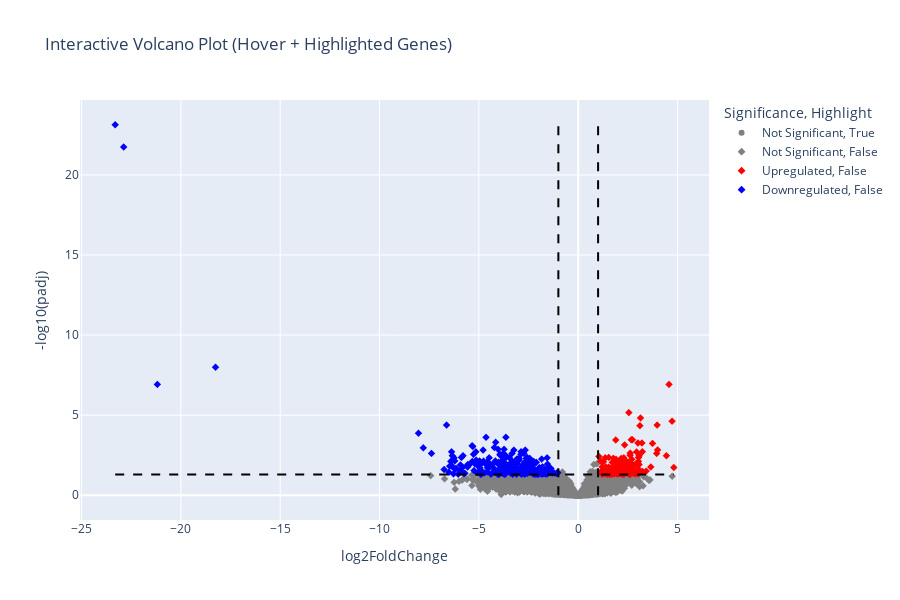

This figure's notebook cell:
### Code cell
import plotly.express as px
import numpy as np
import pandas as pd

# Assume 'res_df' contains: 'Gene', 'log2FoldChange', 'padj'

# Clean data
res_df_clean = res_df.dropna(subset=['log2FoldChange', 'padj']).copy()
res_df_clean['-log10(padj)'] = -np.log10(res_df_clean['padj'])

# Define significance
res_df_clean['Significance'] = 'Not Significant'
res_df_clean.loc[
    (res_df_clean['padj'] < 0.05) & (res_df_clean['log2FoldChange'] > 1),
    'Significance'
] = 'Upregulated'
res_df_clean.loc[
    (res_df_clean['padj'] < 0.05) & (res_df_clean['log2FoldChange'] < -1),
    'Significance'
] = 'Downregulated'

# Define genes to highlight
highlight_genes = [
    'ENSG00000000003.15',
    'ENSG00000000419.13',
    'ENSG00000000457.14'
]
res_df_clean['Highlight'] = res_df_clean['Gene'].isin(highlight_genes)

# Create hover label
res_df_clean['text'] = (
    res_df_clean['Gene']
    + "<br>log2FC: "
    + res_df_clean['log2FoldChange'].round(2).astype(str)
    + "<br>padj: "
    + res_df_clean['padj'].apply(lambda x: f"{x:.2e}")
)

# Interactive volcano plot
fig = px.scatter(
    res_df_clean,
    x='log2FoldChange',
    y='-log10(padj)',
    color='Significance',
    hover_name='Gene',
    hover_data={'padj': True, 'log2FoldChange': True, '-log10(padj)': False},
    symbol='Highlight',
    color_discrete_map={
        'Upregulated': 'red',
        'Downregulated': 'blue',
        'Not Significant': 'grey'
    },
    title='Interactive Volcano Plot (Hover + Highlighted Genes)',
    width=900,
    height=600
)

# Threshold lines
fig.add_shape(type="line", x0=-1, x1=-1, y0=0, y1=res_df_clean['-log10(padj)'].max(),
              line=dict(dash='dash', color='black'))
fig.add_shape(type="line", x0=1, x1=1, y0=0, y1=res_df_clean['-log10(padj)'].max(),
              line=dict(dash='dash', color='black'))
fig.add_shape(type="line",
              x0=res_df_clean['log2FoldChange'].min(),
              x1=res_df_clean['log2FoldChange'].max(),
              y0=-np.log10(0.05),
              y1=-np.log10(0.05),
              line=dict(dash='dash', color='black'))

# Layout tweaks
fig.update_traces(marker=dict(size=6), selector=dict(mode='markers'))
fig.update_layout(showlegend=True)

# Show interactive plot
fig.show()

### Figure 1 — Plotly figure (JSON) as saved in the notebook; plotly's stock layout.template omitted (floating-point values rounded to 4 significant figures; data arrays with more than 128 entries replaced by an {"elided": "..."} marker saying what was removed)
{"data": [{"customdata": [[0.8641], [0.5332], [0.7655]], "hovertemplate": "<b>%{hovertext}</b><br><br>Significance=Not Significant<br>Highlight=True<br>log2FoldChange=%{x}<br>padj=%{customdata[0]}<extra></extra>", "hovertext": ["ENSG00000000003.15", "ENSG00000000419.13", "ENSG00000000457.14"], "legendgroup": "Not Significant, True", "marker": {"color": "grey", "size": 6, "symbol": "circle"}, "mode": "markers", "name": "Not Significant, True", "showlegend": true, "type": "scattergl", "x": [0.2056, -0.282, -0.1958], "xaxis": "x", "y": [0.06346, 0.2731, 0.1161], "yaxis": "y"}, {"customdata": {"elided": "26875x1 float values"}, "hovertemplate": "<b>%{hovertext}</b><br><br>Significance=Not Significant<br>Highlight=False<br>log2FoldChange=%{x}<br>padj=%{customdata[0]}<extra></extra>", "hovertext": {"elided": "26875 str values"}, "legendgroup": "Not Significant, False", "marker": {"color": "grey", "size": 6, "symbol": "diamond"}, "mode": "markers", "name": "Not Significant, False", "showlegend": true, "type": "scattergl", "x": {"elided": "26875 float values"}, "xaxis": "x", "y": {"elided": "26875 float values"}, "yaxis": "y"}, {"customdata": {"elided": "209x1 float values"}, "hovertemplate": "<b>%{hovertext}</b><br><br>Significance=Upregulated<br>Highlight=False<br>log2FoldChange=%{x}<br>padj=%{customdata[0]}<extra></extra>", "hovertext": {"elided": "209 str values"}, "legendgroup": "Upregulated, False", "marker": {"color": "red", "size": 6, "symbol": "diamond"}, "mode": "markers", "name": "Upregulated, False", "showlegend": true, "type": "scattergl", "x": {"elided": "209 float values"}, "xaxis": "x", "y": {"elided": "209 float values"}, "yaxis": "y"}, {"customdata": {"elided": "280x1 float values"}, "hovertemplate": "<b>%{hovertext}</b><br><br>Significance=Downregulated<br>Highlight=False<br>log2FoldChange=%{x}<br>padj=%{customdata[0]}<extra></extra>", "hovertext": {"elided": "280 str values"}, "legendgroup": "Downregulated, False", "marker": {"color": "blue", "size": 6, "symbol": "diamond"}, "mode": "markers", "name": "Downregulated, False", "showlegend": true, "type": "scattergl", "x": {"elided": "280 float values"}, "xaxis": "x", "y": {"elided": "280 float values"}, "yaxis": "y"}], "layout": {"height": 600, "legend": {"title": {"text": "Significance, Highlight"}, "tracegroupgap": 0}, "shapes": [{"line": {"color": "black", "dash": "dash"}, "type": "line", "x0": -1, "x1": -1, "y0": 0, "y1": 23.13}, {"line": {"color": "black", "dash": "dash"}, "type": "line", "x0": 1, "x1": 1, "y0": 0, "y1": 23.13}, {"line": {"color": "black", "dash": "dash"}, "type": "line", "x0": -23.3, "x1": 4.81, "y0": 1.301, "y1": 1.301}], "showlegend": true, "title": {"text": "Interactive Volcano Plot (Hover + Highlighted Genes)"}, "width": 900, "xaxis": {"anchor": "y", "domain": [0, 1], "title": {"text": "log2FoldChange"}}, "yaxis": {"anchor": "x", "domain": [0, 1], "title": {"text": "-log10(padj)"}}}}
